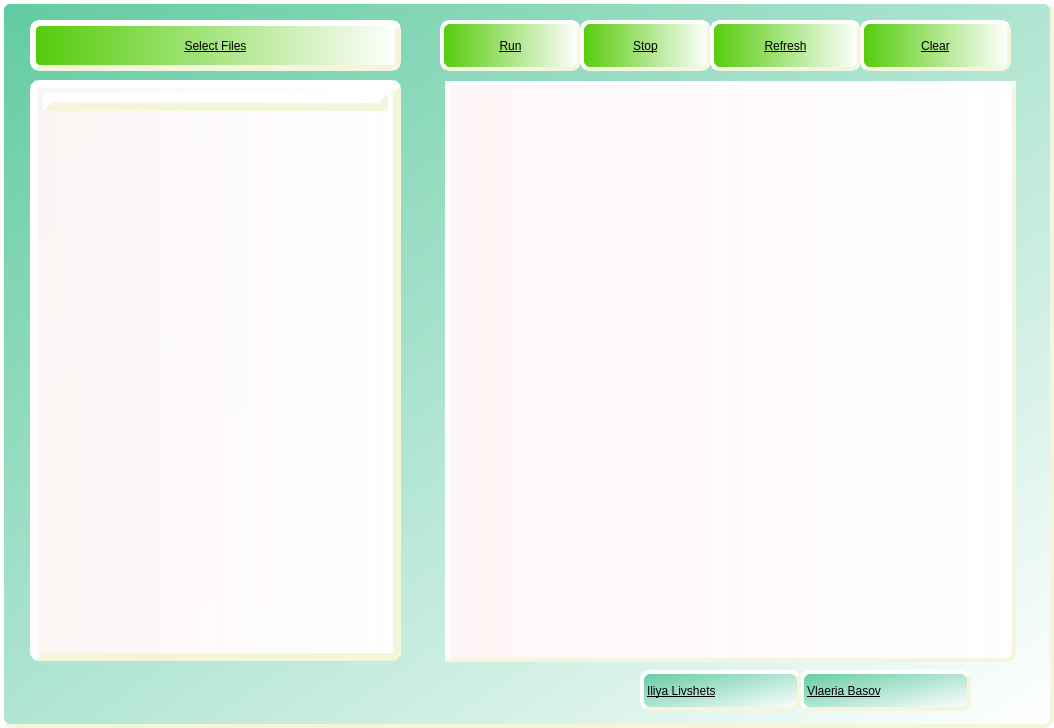
<?xml version="1.0" encoding="UTF-8"?>
<ui version="4.0">
 <class>MainWindow</class>
 <widget class="QMainWindow" name="MainWindow">
  <property name="geometry">
   <rect>
    <x>0</x>
    <y>0</y>
    <width>1054</width>
    <height>728</height>
   </rect>
  </property>
  <property name="mouseTracking">
   <bool>true</bool>
  </property>
  <property name="focusPolicy">
   <enum>Qt::WheelFocus</enum>
  </property>
  <property name="windowTitle">
   <string>MainWindow</string>
  </property>
  <property name="styleSheet">
   <string notr="true">background-color: qradialgradient(spread:pad, cx:0.5, cy:0.5, radius:0.5, fx:0.5, fy:0.5, stop:0 rgba(95, 198, 203, 255), stop:1 rgba(255, 255, 255, 255));</string>
  </property>
  <widget class="QWidget" name="centralwidget">
   <property name="styleSheet">
    <string notr="true">font: 20pt &quot;Mistral&quot;;
background-color: qlineargradient(spread:pad, x1:0, y1:0, x2:1, y2:1, stop:0 rgba(98, 203, 163, 255), stop:1 rgba(255, 255, 255, 255));
text-decoration: underline;
border-radius: 10px;
border-width: 4px;
border-style: outset;
border-color: beige</string>
   </property>
   <widget class="QLabel" name="label_2">
    <property name="geometry">
     <rect>
      <x>800</x>
      <y>670</y>
      <width>171</width>
      <height>41</height>
     </rect>
    </property>
    <property name="styleSheet">
     <string notr="true">font: 12pt &quot;Matura MT Script Capitals&quot;;
background-color: qlineargradient(spread:pad, x1:0, y1:0, x2:1, y2:1, stop:0 rgba(98, 203, 163, 255), stop:1 rgba(255, 255, 255, 255));
border-radius: 10px;
border-width: 4px;
border-style: outset;
border-color: beige</string>
    </property>
    <property name="text">
     <string>Vlaeria Basov</string>
    </property>
   </widget>
   <widget class="QTreeWidget" name="treeWidget">
    <property name="enabled">
     <bool>true</bool>
    </property>
    <property name="geometry">
     <rect>
      <x>30</x>
      <y>80</y>
      <width>371</width>
      <height>581</height>
     </rect>
    </property>
    <property name="styleSheet">
     <string notr="true">background-color: qlineargradient(spread:pad, x1:0, y1:0, x2:1, y2:0, stop:0 rgba(255, 246, 246, 246), stop:1 rgba(255, 255, 255, 255));
font: 12pt &quot;MS Shell Dlg 2&quot;;
border-radius: 10px;
border-width: 8px;
border-style: outset;
border-color: beige;
padding: 5px</string>
    </property>
   </widget>
   <widget class="QPushButton" name="selectBtn">
    <property name="enabled">
     <bool>true</bool>
    </property>
    <property name="geometry">
     <rect>
      <x>30</x>
      <y>20</y>
      <width>371</width>
      <height>51</height>
     </rect>
    </property>
    <property name="autoFillBackground">
     <bool>false</bool>
    </property>
    <property name="styleSheet">
     <string notr="true">font: 20pt &quot;Mistral&quot;;
background-color: qlineargradient(spread:reflect, x1:0, y1:0, x2:1, y2:0, stop:0 rgba(84, 203, 9, 255), stop:1 rgba(255, 255, 255, 255));
border-radius: 10px;
border-width: 6px;
border-style: outset;
border-color: beige;

</string>
    </property>
    <property name="text">
     <string>Select Files</string>
    </property>
   </widget>
   <widget class="QPushButton" name="runBtn">
    <property name="enabled">
     <bool>true</bool>
    </property>
    <property name="geometry">
     <rect>
      <x>440</x>
      <y>20</y>
      <width>141</width>
      <height>51</height>
     </rect>
    </property>
    <property name="styleSheet">
     <string notr="true">font: 20pt &quot;Mistral&quot;;
background-color: qlineargradient(spread:reflect, x1:0, y1:0, x2:1, y2:0, stop:0 rgba(84, 203, 9, 255), stop:1 rgba(255, 255, 255, 255));
text-decoration: underline;
border-radius: 10px;
border-width: 4px;
border-style: outset;
border-color: beige</string>
    </property>
    <property name="text">
     <string>Run</string>
    </property>
   </widget>
   <widget class="QPushButton" name="stopBtn">
    <property name="enabled">
     <bool>true</bool>
    </property>
    <property name="geometry">
     <rect>
      <x>580</x>
      <y>20</y>
      <width>131</width>
      <height>51</height>
     </rect>
    </property>
    <property name="styleSheet">
     <string notr="true">font: 20pt &quot;Mistral&quot;;
background-color: qlineargradient(spread:reflect, x1:0, y1:0, x2:1, y2:0, stop:0 rgba(84, 203, 9, 255), stop:1 rgba(255, 255, 255, 255));
border-radius: 10px;
border-width: 4px;
border-style: outset;
border-color: beige</string>
    </property>
    <property name="text">
     <string>Stop</string>
    </property>
   </widget>
   <widget class="QPushButton" name="clearBtn">
    <property name="enabled">
     <bool>true</bool>
    </property>
    <property name="geometry">
     <rect>
      <x>860</x>
      <y>20</y>
      <width>151</width>
      <height>51</height>
     </rect>
    </property>
    <property name="styleSheet">
     <string notr="true">font: 20pt &quot;Mistral&quot;;
background-color: qlineargradient(spread:reflect, x1:0, y1:0, x2:1, y2:0, stop:0 rgba(84, 203, 9, 255), stop:1 rgba(255, 255, 255, 255));
border-radius: 10px;
border-width: 4px;
border-style: outset;
border-color: beige</string>
    </property>
    <property name="text">
     <string>Clear</string>
    </property>
   </widget>
   <widget class="QTextBrowser" name="listWidget">
    <property name="geometry">
     <rect>
      <x>445</x>
      <y>81</y>
      <width>571</width>
      <height>581</height>
     </rect>
    </property>
    <property name="mouseTracking">
     <bool>true</bool>
    </property>
    <property name="autoFillBackground">
     <bool>true</bool>
    </property>
    <property name="styleSheet">
     <string notr="true">font: 12pt &quot;MS Shell Dlg 2&quot;;
background-color: qlineargradient(spread:pad, x1:0, y1:0, x2:1, y2:0, stop:0 rgba(255, 246, 246, 246), stop:1 rgba(255, 255, 255, 255));
border-radius: 10px;
border-width: 4px;
border-style: outset;
border-color: beige</string>
    </property>
   </widget>
   <widget class="QLabel" name="label_3">
    <property name="geometry">
     <rect>
      <x>640</x>
      <y>670</y>
      <width>161</width>
      <height>41</height>
     </rect>
    </property>
    <property name="styleSheet">
     <string notr="true">font: 12pt &quot;Matura MT Script Capitals&quot;;
background-color: qlineargradient(spread:pad, x1:0, y1:0, x2:1, y2:1, stop:0 rgba(98, 203, 163, 255), stop:1 rgba(255, 255, 255, 255));
border-radius: 10px;
border-width: 4px;
border-style: outset;
border-color: beige</string>
    </property>
    <property name="text">
     <string>Iliya Livshets</string>
    </property>
   </widget>
   <widget class="QPushButton" name="refreshBtn">
    <property name="geometry">
     <rect>
      <x>710</x>
      <y>20</y>
      <width>151</width>
      <height>51</height>
     </rect>
    </property>
    <property name="styleSheet">
     <string notr="true">font: 20pt &quot;Mistral&quot;;
background-color: qlineargradient(spread:reflect, x1:0, y1:0, x2:1, y2:0, stop:0 rgba(84, 203, 9, 255), stop:1 rgba(255, 255, 255, 255));
border-radius: 10px;
border-width: 4px;
border-style: outset;
border-color: beige
</string>
    </property>
    <property name="text">
     <string>Refresh</string>
    </property>
   </widget>
   <zorder>selectBtn</zorder>
   <zorder>runBtn</zorder>
   <zorder>stopBtn</zorder>
   <zorder>clearBtn</zorder>
   <zorder>label_2</zorder>
   <zorder>treeWidget</zorder>
   <zorder>listWidget</zorder>
   <zorder>label_3</zorder>
   <zorder>refreshBtn</zorder>
  </widget>
 </widget>
 <resources/>
 <connections/>
</ui>
